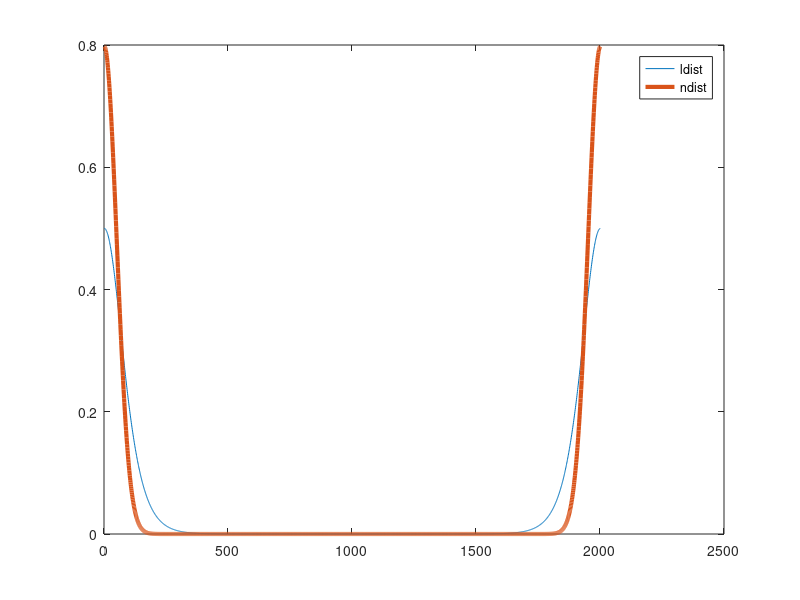
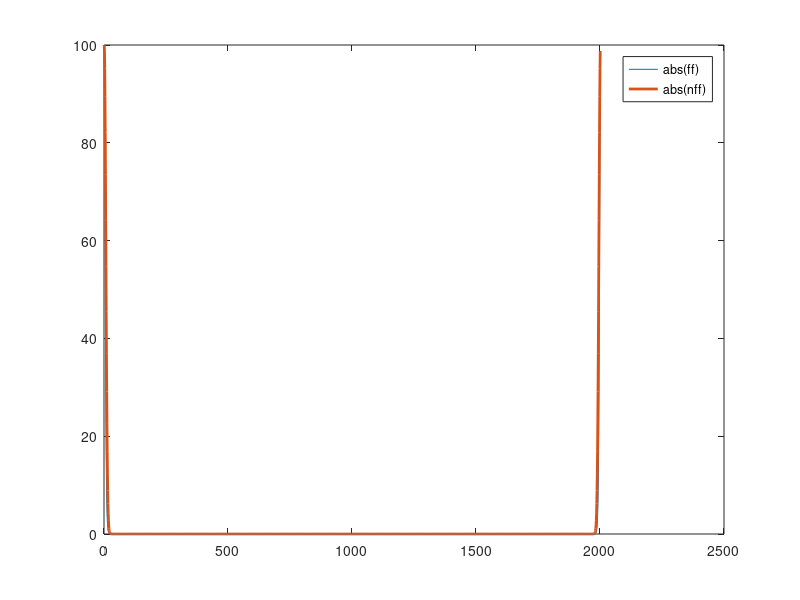
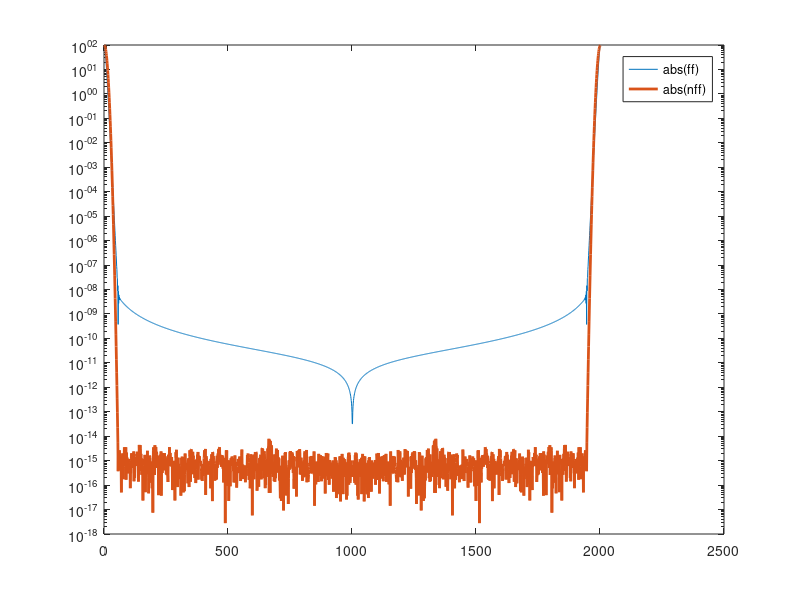
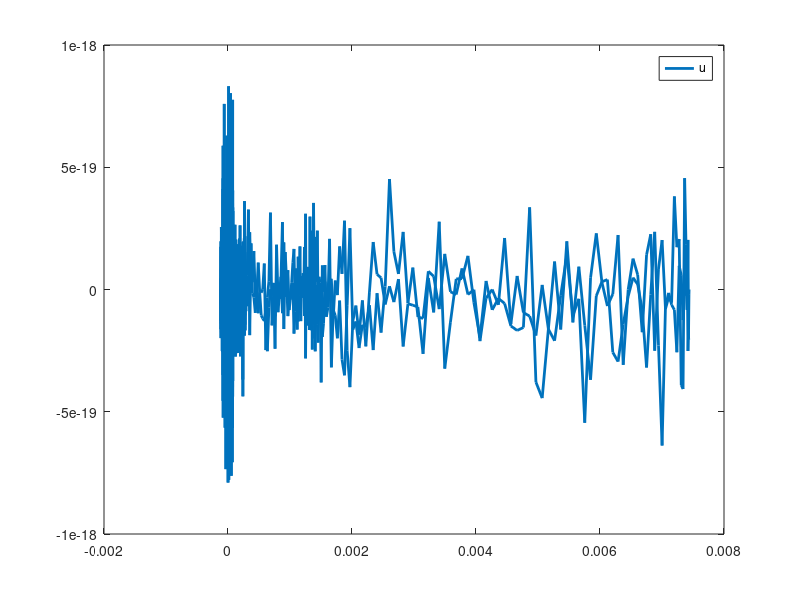

The MATLAB script that drew these images, in order:
% OK a bunch of the usual parameters ...
n = 1000;
dist = 10;
ascale = 2;
iclip = 20;

% Again, produce some x-coordinates, but it's odd, we go 0, ..., n, but then -n, ..., 0. ???
x = [(0:n), ((-n):-1)]/n*dist;

% So ... [0.5, ..., 0, ..., 0.5], goes down to zero, stays at zero, then goes back up. ???
ldist = ascale./(2+exp(ascale*x)+exp(-ascale*x));

% As expected, is [0.8, ..., 0, ..., 0.8] due to how values closer to zero are at the ends of "x".
ndist = normpdf(x, 0, 1/ascale);

% r0 = 1001 random nubers, in a row-vector, then rr has a symmetric version of r0 in second half.
% But we never use these?
r0 = rand(1,n+1);
rr = [r0, r0(end:-1:2)];

% Plots ldist and ndist, very straightforward. Note: greener/lighter curve is ndist, the second item.
figure(1);plot(1:length(x), ldist, 1:length(x), ndist, 'LineWidth', 3);legend('ldist','ndist');

% Now we're doing a Fast Fourier Transform of ldist and ndist, why?
ff = real(fft(ldist));
nff = real(fft(ndist));

% At least we can see the (absolute value) of the FFT, but the plot isn't that informative. The LOG
% plot is MUCH better and we see some weird stuff at the bottom.
figure(2);plot(1:length(x),abs(ff),1:length(x),abs(nff), 'LineWidth', 2); legend('abs(ff)','abs(nff)');
figure(3);semilogy(1:length(x),abs(ff),1:length(x),abs(nff), 'LineWidth', 2); legend('abs(ff)','abs(nff)');

% Then we form u (component-wise division, then zero out elements, then do _inverse_ fft ...). ???
fdiv = ff./nff;
fdiv(iclip:(length(fdiv)-iclip+2)) = 0;
u = ifft(fdiv);
figure(4);plot(u, 'Linewidth', 2); legend('u');

% Then we do something to form v and plot it. We plot it with ldist, which is interesting. ???
v = ifft(fdiv.*nff);
figure(5);semilogy(1:length(x), ldist, 1:length(x), v, 'Linewidth', 2);
legend('v');

figure(6); plot(x, u, 'Linewidth', 2); legend('plot(x,u)');
